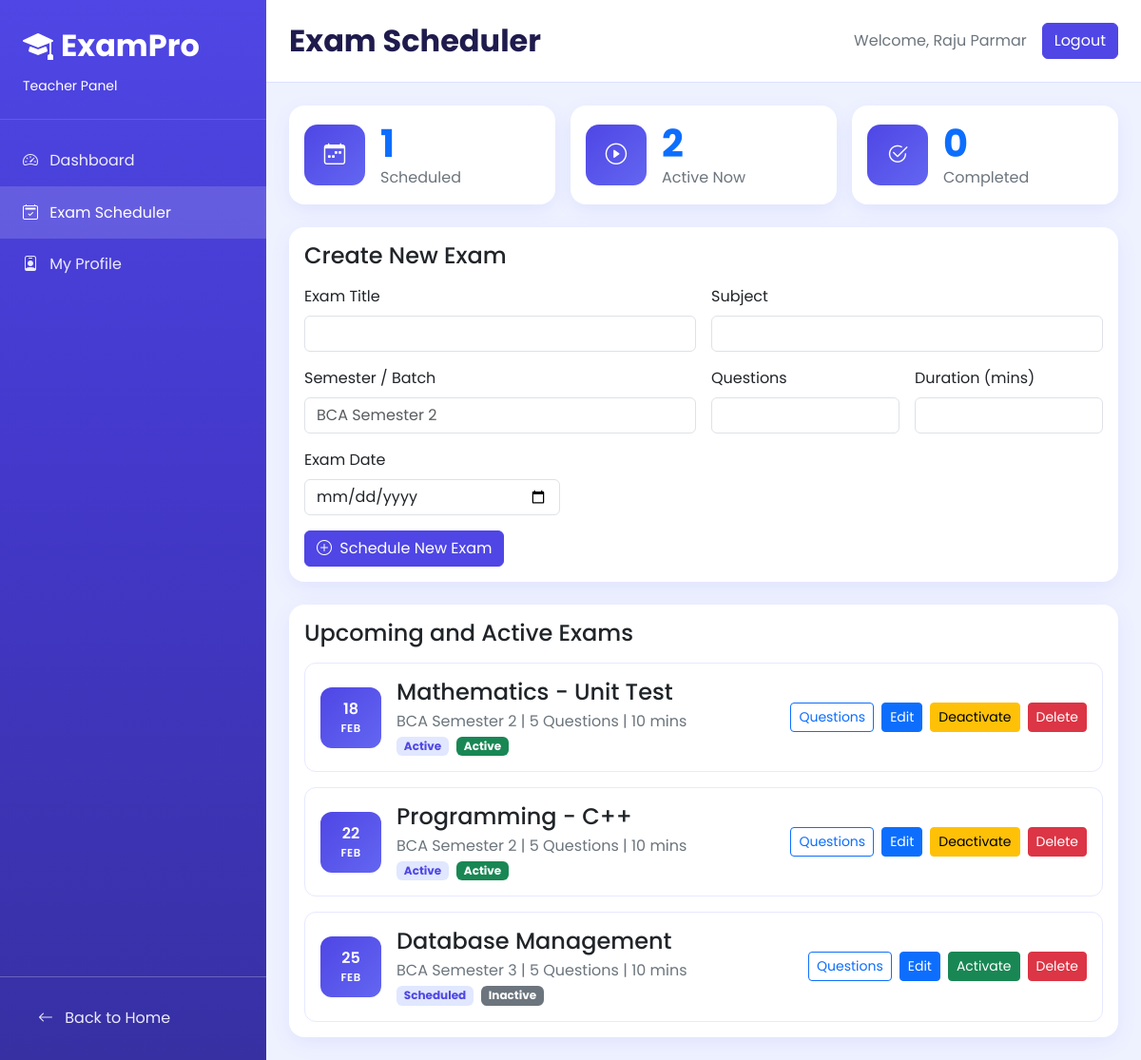
The app's page /pages/teacher/exams.php (signed in) with its own data.
### tables this page shows
CREATE TABLE IF NOT EXISTS exams (
    id INT AUTO_INCREMENT PRIMARY KEY,
    teacher_id INT NULL,
    class_id INT NULL,
    title VARCHAR(200) NOT NULL,
    subject VARCHAR(100) NOT NULL,
    semester VARCHAR(50) DEFAULT 'Semester 2',
    total_questions INT NOT NULL,
    duration_minutes INT NOT NULL,
    status ENUM('scheduled', 'active', 'completed') DEFAULT 'scheduled',
    is_active TINYINT(1) NOT NULL DEFAULT 1,
    exam_date DATE NOT NULL,
    created_at TIMESTAMP DEFAULT CURRENT_TIMESTAMP,
    FOREIGN KEY (teacher_id) REFERENCES teachers(id) ON DELETE SET NULL,
    FOREIGN KEY (class_id) REFERENCES classes(id) ON DELETE SET NULL
);

### pages/teacher/exams.php (the view, shortened to what this page needs)
<?php
require_once __DIR__ . '/includes/auth.php';
require_once __DIR__ . '/includes/layout.php';
$teacherId = (int) $_SESSION['teacher_id'];
$statsStmt = $conn->prepare("SELECT
    COUNT(*) AS total,
    SUM(CASE WHEN status = 'scheduled' THEN 1 ELSE 0 END) AS scheduled_count,
    SUM(CASE WHEN status = 'active' AND is_active = 1 THEN 1 ELSE 0 END) AS active_count,
    SUM(CASE WHEN status = 'completed' THEN 1 ELSE 0 END) AS completed_count
    FROM exams
    WHERE teacher_id = ? OR teacher_id IS NULL");
$statsStmt->bind_param('i', $teacherId);
$statsStmt->execute();
$stats = $statsStmt->get_result()->fetch_assoc();
$listStmt = $conn->prepare('SELECT id, title, subject, semester, total_questions, duration_minutes, status, is_active, exam_date FROM exams WHERE teacher_id = ? OR teacher_id IS NULL ORDER BY exam_date ASC');
$listStmt->bind_param('i', $teacherId);
$listStmt->execute();
$examList = $listStmt->get_result()->fetch_all(MYSQLI_ASSOC);
?>
<div class="row g-3 mb-4">
    <div class="col-lg-4">
        <div class="card stat-card h-100">
            <div class="card-body d-flex align-items-center gap-3">
                <div class="stat-icon"><i class="bi bi-calendar-week"></i></div>
                <div>
                    <div class="display-6 fw-bold text-primary mb-0"><?= (int) ($stats['scheduled_count'] ?? 0) ?></div>
                    <div class="text-secondary">Scheduled</div>
                </div>
            </div>
        </div>
    </div>
    <div class="col-lg-4">
        <div class="card stat-card h-100">
            <div class="card-body d-flex align-items-center gap-3">
                <div class="stat-icon"><i class="bi bi-play-circle"></i></div>
                <div>
                    <div class="display-6 fw-bold text-primary mb-0"><?= (int) ($stats['active_count'] ?? 0) ?></div>
                    <div class="text-secondary">Active Now</div>
                </div>
            </div>
        </div>
    </div>
    <div class="col-lg-4">
        <div class="card stat-card h-100">
            <div class="card-body d-flex align-items-center gap-3">
                <div class="stat-icon"><i class="bi bi-check2-circle"></i></div>
                <div>
                    <div class="display-6 fw-bold text-primary mb-0"><?= (int) ($stats['completed_count'] ?? 0) ?></div>
                    <div class="text-secondary">Completed</div>
                </div>
            </div>
        </div>
    </div>
</div>
<div class="card content-card mb-4">
    <div class="card-body">
        <div class="d-flex justify-content-between align-items-center mb-3">
            <h2 class="h4 mb-0">Create New Exam</h2>
        </div>
        <form method="post" class="row g-3">
            <div class="col-md-6">
                <label class="form-label">Exam Title</label>
                <input type="text" name="title" class="form-control" required>
            </div>
            <div class="col-md-6">
                <label class="form-label">Subject</label>
                <input type="text" name="subject" class="form-control" required>
            </div>
            <div class="col-md-6">
                <label class="form-label">Semester / Batch</label>
                <input type="text" name="semester" class="form-control" placeholder="BCA Semester 2" required>
            </div>
            <div class="col-md-3">
                <label class="form-label">Questions</label>
                <input type="number" name="total_questions" class="form-control" min="1" required>
            </div>
            <div class="col-md-3">
                <label class="form-label">Duration (mins)</label>
                <input type="number" name="duration_minutes" class="form-control" min="1" required>
            </div>
            <div class="col-md-4">
                <label class="form-label">Exam Date</label>
                <input type="date" name="exam_date" class="form-control" required>
            </div>
            <div class="col-12">
                <button class="btn btn-indigo" type="submit"><i class="bi bi-plus-circle me-1"></i> Schedule New Exam</button>
            </div>
        </form>
    </div>
</div>
<div class="card content-card">
    <div class="card-body">
        <h2 class="h4 mb-3">Upcoming and Active Exams</h2>
        <?php if (empty($examList)): ?>
            <p class="text-secondary mb-0">No exams available.</p>
        <?php else: ?>
            <div class="d-flex flex-column gap-3">
                <?php foreach ($examList as $exam): ?>
                    <?php
                    $dateObj = new DateTime($exam['exam_date']);
                    $isActive = (int) $exam['is_active'] === 1;
                    ?>
                    <div class="exam-row d-flex flex-column flex-lg-row align-items-lg-center gap-3">
                        <div class="exam-date">
                            <div><?= $dateObj->format('d') ?></div>
                            <small><?= strtoupper($dateObj->format('M')) ?></small>
                        </div>
                        <div class="flex-grow-1">
                            <h3 class="h4 mb-1"><?= htmlspecialchars($exam['title']) ?></h3>
                            <p class="text-secondary mb-1"><?= htmlspecialchars($exam['semester']) ?> | <?= (int) $exam['total_questions'] ?> Questions | <?= (int) $exam['duration_minutes'] ?> mins</p>
                            <div class="d-flex gap-2 align-items-center">
                                <span class="badge badge-soft text-capitalize"><?= htmlspecialchars($exam['status']) ?></span>
                                <span class="badge text-bg-<?= $isActive ? 'success' : 'secondary' ?>"><?= $isActive ? 'Active' : 'Inactive' ?></span>
                            </div>
                        </div>
                        <div class="d-flex flex-wrap gap-2">
                            <a href="questions.php?exam_id=<?= (int) $exam['id'] ?>" class="btn btn-outline-primary btn-sm">Questions</a>
                            <button
                                type="button"
                                class="btn btn-primary btn-sm"
                                data-bs-toggle="modal"
                                data-bs-target="#editExamModal"
                                data-id="<?= (int) $exam['id'] ?>"
                                data-title="<?= htmlspecialchars($exam['title']) ?>"
                                data-subject="<?= htmlspecialchars($exam['subject']) ?>"
                                data-semester="<?= htmlspecialchars($exam['semester']) ?>"
                                data-questions="<?= (int) $exam['total_questions'] ?>"
                                data-duration="<?= (int) $exam['duration_minutes'] ?>"
                                data-date="<?= htmlspecialchars($exam['exam_date']) ?>"
                                data-status="<?= htmlspecialchars($exam['status']) ?>"
                            >Edit</button>
                            <form method="post" class="d-inline">
                                <button type="submit" class="btn btn-<?= $isActive ? 'warning' : 'success' ?> btn-sm"><?= $isActive ? 'Deactivate' : 'Activate' ?></button>
                            </form>
                            <form method="post" class="d-inline" onsubmit="return confirm('Delete this exam and all its questions?');">
                                <button type="submit" class="btn btn-danger btn-sm">Delete</button>
                            </form>
                        </div>
                    </div>
                <?php endforeach; ?>
            </div>
        <?php endif; ?>
    </div>
</div>

### pages/teacher/assets/teacher.css (style rules this page uses)
:root { --tp-indigo: #4f46e5; --tp-indigo-dark: #3730a3; --tp-indigo-soft: #c7d2fe; --tp-bg: #eef2ff; --tp-panel: #ffffff; --tp-text: #1f1b4d; --tp-muted: #6b6b8c; }
body { font-family: 'Poppins', sans-serif; background: var(--tp-bg); color: var(--tp-text); }
.stat-card { border: 0; border-radius: 16px; box-shadow: 0 6px 20px rgba(79, 70, 229, 0.08); }
.stat-icon { width: 64px; height: 64px; border-radius: 14px; background: linear-gradient(135deg, var(--tp-indigo) 0%, #6366f1 100%); color: #fff; display: inline-flex; align-items: center; justify-content: center; font-size: 1.4rem; }
.content-card { border: 0; border-radius: 16px; box-shadow: 0 6px 22px rgba(79, 70, 229, 0.08); }
.exam-row { border: 1px solid #e7e9ff; border-radius: 12px; padding: 1rem; }
.exam-date { width: 64px; height: 64px; border-radius: 12px; background: linear-gradient(135deg, var(--tp-indigo) 0%, #6366f1 100%); color: #fff; display: inline-flex; flex-direction: column; align-items: center; justify-content: center; font-weight: 600; }
.exam-date small { font-size: 0.72rem; letter-spacing: 0.5px; }
.btn-indigo { background: var(--tp-indigo); color: #fff; border: 1px solid var(--tp-indigo); }
.badge-soft { background: #e0e7ff; color: var(--tp-indigo); }

### records on screen
exams: exam_date "18", exam_date "FEB", title "Mathematics - Unit Test", semester "BCA Semester 2", total_questions "5", duration_minutes "10", status "Active", is_active "Active"
exams: exam_date "22", exam_date "FEB", title "Programming - C++", semester "BCA Semester 2", total_questions "5", duration_minutes "10", status "Active", is_active "Active"
exams: exam_date "25", exam_date "FEB", title "Database Management", semester "BCA Semester 3", total_questions "5", duration_minutes "10", status "Scheduled", is_active "Inactive"

### other values on screen
$title "Exam Scheduler"
$teacherName "Raju Parmar"
$stats['scheduled_count'] "1"
$stats['active_count'] "2"
$stats['completed_count'] "0"
